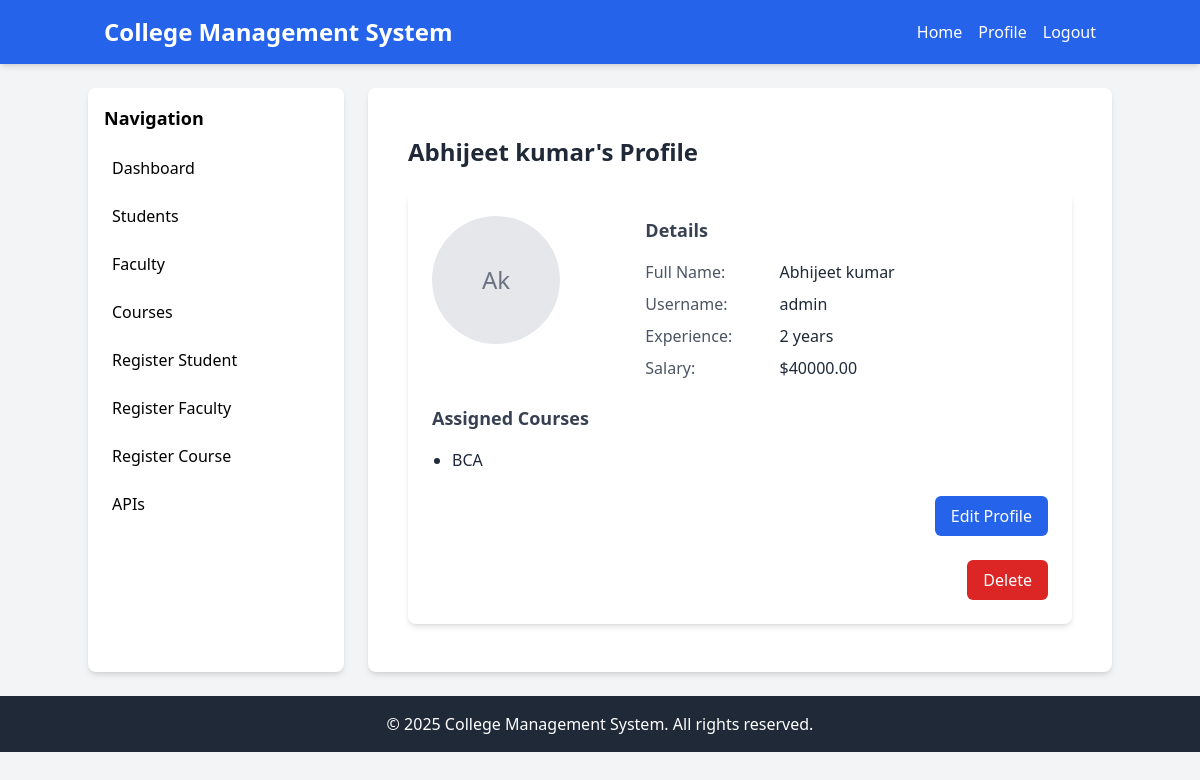
The page /profile/ (signed in) on the database as committed earlier.
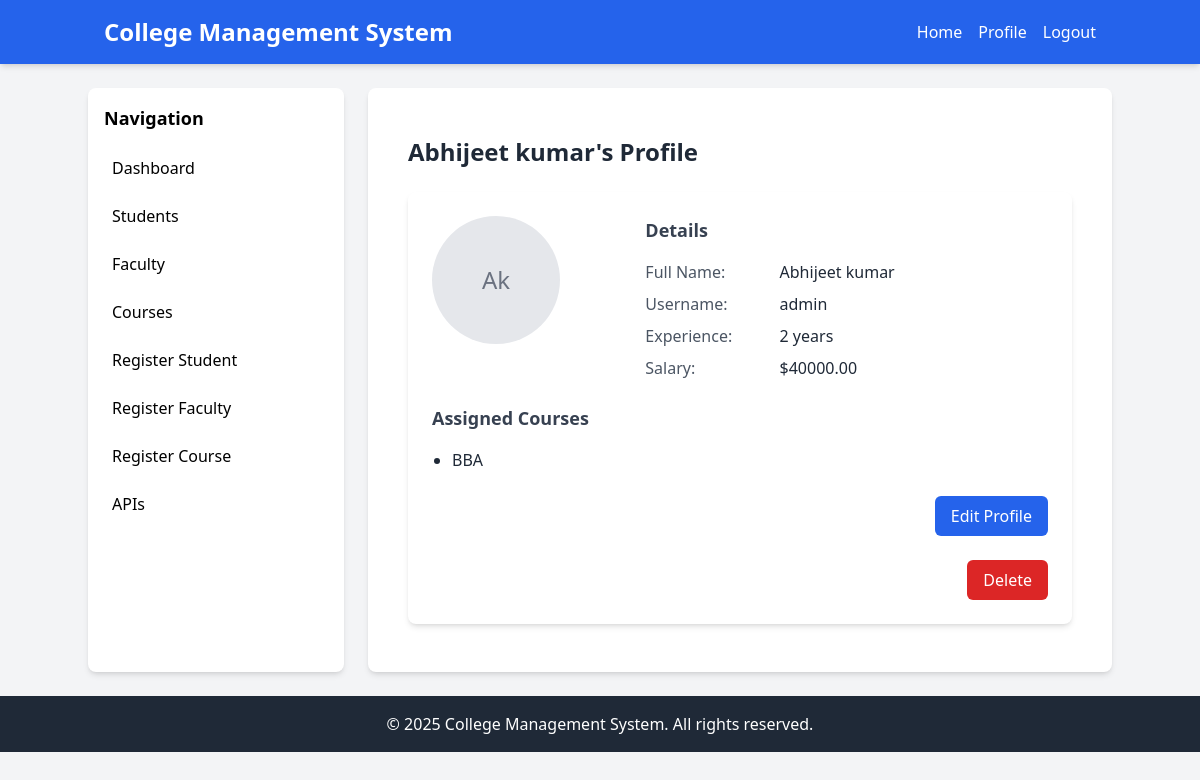
The same page on the database as committed later.
### core/models.py (models this page shows, shortened)
class BaseModel(models.Model):
    created_at = models.DateTimeField(auto_now_add=True)
    updated_at = models.DateTimeField(auto_now=True)
    class Meta:
        abstract = True

class Course(BaseModel):
    name = models.CharField(max_length=50)
    duration = models.IntegerField()
    fees = models.PositiveIntegerField(default=40000)

### core/views.py (the view)
# urls.py: path('profile/',views.faculty_profile_view,name='profile'),
def faculty_profile_view(request):
   faculty=get_object_or_404(Faculty,user=request.user)
   return render(request,'home/profile.html',{'faculty':faculty})

### core/templates/home/profile.html
{% extends 'base.html' %}
{% block content %}
<div class="container mx-auto px-4 py-6">
    <h2 class="text-2xl font-semibold mb-6 text-gray-800">{{ faculty.first_name }} {{ faculty.last_name }}'s Profile</h2>
    <div class="bg-white shadow-md rounded-lg p-6 max-w-3xl mx-auto">
        <div class="grid grid-cols-1 md:grid-cols-3 gap-6">
            <div class="flex justify-center md:justify-start">
                {% if faculty.profile_pic %}
                    <img src="{{ faculty.profile_pic.url }}" alt="{{ faculty.first_name }}'s Profile Picture" class="w-32 h-32 rounded-full object-cover border-2 border-gray-200">
                {% else %}
                    <div class="w-32 h-32 rounded-full bg-gray-200 flex items-center justify-center text-gray-500">
                        <span class="text-2xl">{{ faculty.first_name|first }}{{ faculty.last_name|first }}</span>
                    </div>
                {% endif %}
            </div>
            <div class="col-span-2">
                <h3 class="text-lg font-semibold mb-4 text-gray-700">Details</h3>
                <dl class="space-y-2">
                    <div class="flex">
                        <dt class="font-medium text-gray-600 w-1/3">Full Name:</dt>
                        <dd class="text-gray-800">{{ faculty.first_name }} {{ faculty.last_name }}</dd>
                    </div>
                    <div class="flex">
                        <dt class="font-medium text-gray-600 w-1/3">Username:</dt>
                        <dd class="text-gray-800">{{ faculty.user.username }}</dd>
                    </div>
                    <div class="flex">
                        <dt class="font-medium text-gray-600 w-1/3">Experience:</dt>
                        <dd class="text-gray-800">{{ faculty.experience }} year{{ faculty.experience|pluralize }}</dd>
                    </div>
                    <div class="flex">
                        <dt class="font-medium text-gray-600 w-1/3">Salary:</dt>
                        <dd class="text-gray-800">${{ faculty.salary|floatformat:2 }}</dd>
                    </div>
                </dl>
            </div>
        </div>
        <div class="mt-6">
            <h3 class="text-lg font-semibold mb-4 text-gray-700">Assigned Courses</h3>
            {% if faculty.course.exists %}
                <ul class="list-disc pl-5 text-gray-800">
                    {% for course in faculty.course.all %}
                        <li>{{ course.name }}</li>
                    {% endfor %}
                </ul>
            {% else %}
                <p class="text-gray-600">No courses assigned.</p>
            {% endif %}
        </div>
        <div class="mt-6 flex justify-end space-x-4">
            <a href="{% url 'faculty_update' faculty.pk %}" class="inline-flex items-center px-4 py-2 bg-blue-600 text-white font-medium rounded-md hover:bg-blue-700 focus:outline-none focus:ring-2 focus:ring-blue-500">
                Edit Profile
            </a>
        </div>
        <div class="mt-6 flex justify-end space-x-4">
            <a href="{% url 'faculty-delete' faculty.pk %}" class="inline-flex items-center px-4 py-2 bg-red-600 text-white font-medium rounded-md hover:bg-blue-700 focus:outline-none focus:ring-2 focus:ring-blue-500">
                Delete
            </a>
        </div>
    </div>
</div>
{% endblock %}

Rows that differ between the two databases and show on the page:
changed Course: name "BCA" → "BBA"
